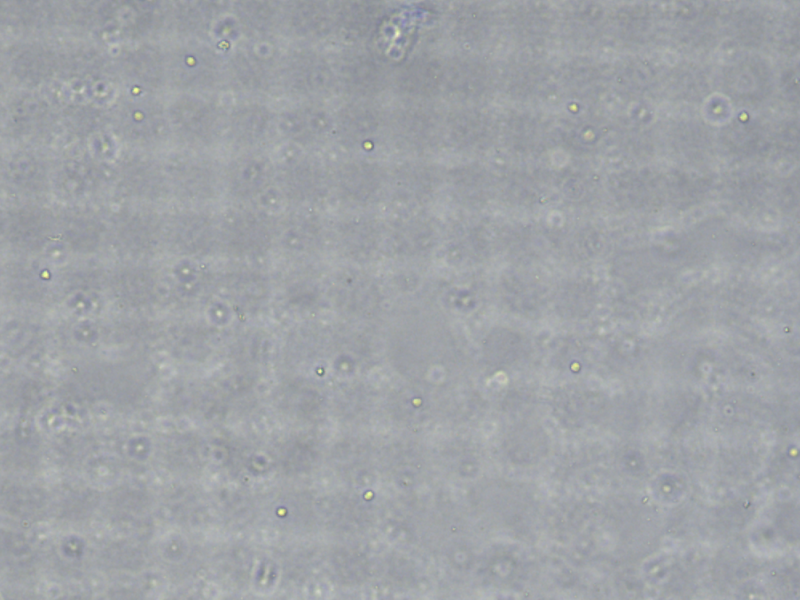
#> input picture refer/light_cell/light.png, 800 x 600 px, found by its file name
$ python contours.py   (older library calls are emulated)
#> lines starting #> are read from the running program, lines starting #| are printed output that depends on the picture; after the words box and inside, x2 and y2 are one past the last pixel; in counts of white or black regions, pixels touching at a corner belong together
import cv2
import numpy as np
from matplotlib import pyplot as plt

# [51 lines left out: function detect_contours_by_gradient, not called in this run]

def calculate_circularity(contour):
    """
    计算轮廓的圆形度

    圆形度 = 4π * 面积 / 周长²
    完美圆形的圆形度为1，其他形状的圆形度小于1

    Args:
        contour: 轮廓点集

    Returns:
        float: 圆形度值 (0-1之间)
    """
    area = cv2.contourArea(contour)
    if area == 0:
        return 0

    perimeter = cv2.arcLength(contour, True)
    if perimeter == 0:
        return 0

    circularity = 4 * np.pi * area / (perimeter * perimeter)
    return circularity

def draw_contours_with_alpha(image, contours, color, thickness=2, alpha=0.15):
    """
    在图像上绘制指定透明度的轮廓

    Args:
        image: 输入图像
        contours: 轮廓列表
        color: 颜色 (B, G, R)
        thickness: 线条粗细
        alpha: 轮廓透明度 (0-1, 0为完全透明, 1为完全不透明)

    Returns:
        绘制了指定透明度轮廓的图像
    """
    # 创建一个与原图像相同大小的覆盖层
    overlay = image.copy()

    # 在覆盖层上绘制轮廓（使用纯色）
    cv2.drawContours(overlay, contours, -1, color, thickness)

    # 创建掩码来标识轮廓区域
    mask = np.zeros(image.shape[:2], dtype=np.uint8)
    cv2.drawContours(mask, contours, -1, 255, thickness)

    # 只对轮廓区域应用透明度混合
    for c in range(3):  # 对每个颜色通道处理
        image[:, :, c] = np.where(mask == 255,
                                  (1 - alpha) * image[:, :, c] + alpha * overlay[:, :, c],
                                  image[:, :, c])

    return image

def detect_contours_by_gradient_colored_filtering(image_path, threshold=50, blur_kernel=(5, 5),
                                                morph_kernel=(3, 3), top_percent=20, circularity_threshold=0.7,
                                                contour_alpha=0.15):
    """
    基于像素梯度变化的轮廓检测方法，使用不同颜色和透明度表示不同筛选阶段的轮廓

    颜色说明:
    - 绿色: 所有检测到的轮廓
    - 蓝色: 面积排名前top_percent%的轮廓
    - 红色: 面积排名前top_percent%且圆形度>=circularity_threshold的轮廓

    Args:
        image_path (str): 图像文件路径
        threshold (int): 梯度阈值，用于二值化梯度图像
        blur_kernel (tuple): 高斯模糊核大小
        morph_kernel (tuple): 形态学操作核大小
        top_percent (float): 保留的最大轮廓面积百分比 (例如20表示保留最大的20%)
        circularity_threshold (float): 圆形度阈值 (0-1之间，越接近1越像圆形)
        contour_alpha (float): 轮廓透明度 (0-1之间)

    Returns:
        tuple: 原始图像、梯度幅值图像、轮廓图像、筛选信息
    """
#> called with image_path = 'refer\\light_cell\\light.png', threshold = 50, blur_kernel = (5, 5), morph_kernel = (3, 3), top_percent = 20, circularity_threshold = 0.5, contour_alpha = 0.2
    # 读取图像
    image = cv2.imread(image_path)
#> image is the input picture: shape (600, 800, 3); mean B, G, R 166.8, 162.8, 159.1
    if image is None:
        print(f"无法读取图像: {image_path}")
        return None

    # 转换为灰度图像
    gray = cv2.cvtColor(image, cv2.COLOR_BGR2GRAY)

    # 高斯模糊减少噪声
    blurred = cv2.GaussianBlur(gray, blur_kernel, 0)

    # 计算梯度 (使用Sobel算子)
    grad_x = cv2.Sobel(blurred, cv2.CV_64F, 1, 0, ksize=3)
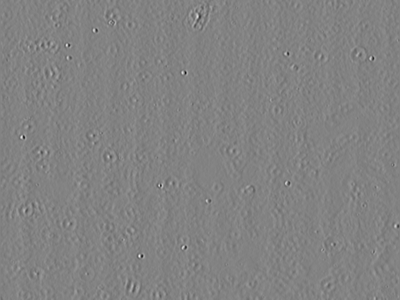
#> grad_x: shape (600, 800) float64 (shown at 1/2 size); min -215, max 205, mean -0.1; drawn with min black and max white
    grad_y = cv2.Sobel(blurred, cv2.CV_64F, 0, 1, ksize=3)

    # 计算梯度幅值
    gradient_magnitude = np.sqrt(grad_x**2 + grad_y**2)

    # 转换为8位图像
    gradient_magnitude = np.uint8(gradient_magnitude)

    # 应用阈值获取二值图像
    _, binary = cv2.threshold(gradient_magnitude, threshold, 255, cv2.THRESH_BINARY)
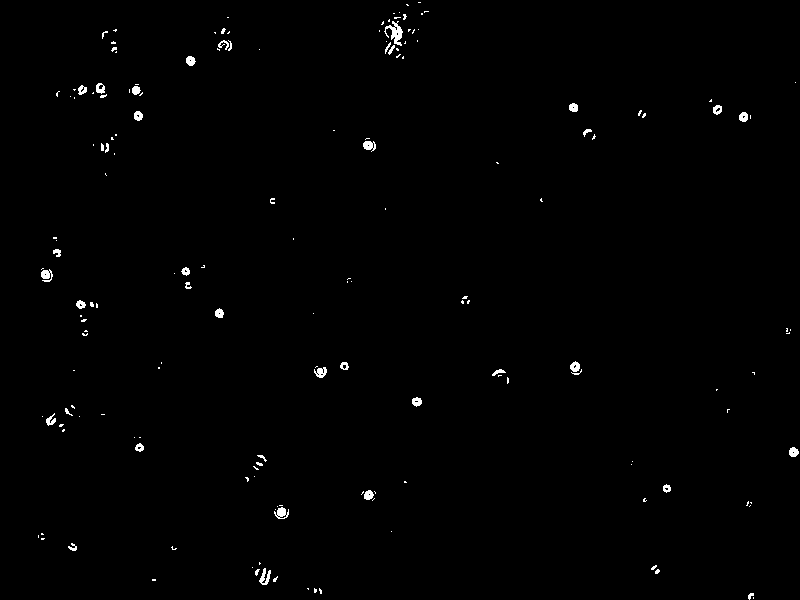
#> binary: shape (600, 800); 0.66% white; 169 white regions (128 under 20 px), largest, box (x1, y1, x2, y2) and area: (384, 21, 403, 46) 209, (274, 507, 289, 519) 108, (259, 568, 271, 585) 104

    # 形态学操作优化二值图像
    kernel = cv2.getStructuringElement(cv2.MORPH_ELLIPSE, morph_kernel)
    binary = cv2.morphologyEx(binary, cv2.MORPH_CLOSE, kernel)
#> binary: shape (600, 800); 0.74% white; 135 white regions (92 under 20 px), largest, box (x1, y1, x2, y2) and area: (384, 21, 403, 55) 306, (274, 505, 289, 519) 147, (41, 268, 53, 282) 127
    binary = cv2.morphologyEx(binary, cv2.MORPH_OPEN, kernel)
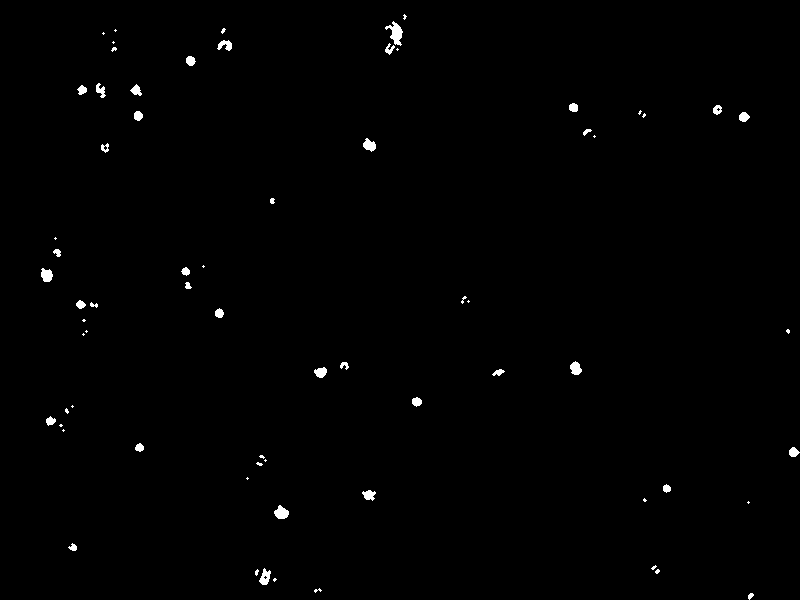
#> binary: shape (600, 800); 0.62% white; 69 white regions (33 under 20 px)

    # 查找轮廓
    contours, _ = cv2.findContours(binary, cv2.RETR_EXTERNAL, cv2.CHAIN_APPROX_SIMPLE)
#> contours = 69 contours, 36 with area under 20; largest, box (x1, y1, x2, y2) and area: (385, 21, 403, 46) 178, (274, 505, 289, 519) 122, (41, 268, 53, 282) 106, (259, 568, 271, 585) 104, (570, 361, 582, 375) 100

    # 计算每个轮廓的面积和圆形度
    areas = [cv2.contourArea(cnt) for cnt in contours]
#> areas = 69 values, max 178 at index 67, min 2 at index 9, mean 33.52
    circularities = [calculate_circularity(cnt) for cnt in contours]
#> circularities = 69 values, max 0.92 at index 51, min 0.274 at index 61, mean 0.699

    # 创建结果图像
    contour_image = image.copy()

    if len(areas) > 0:
        # 1. 绘制所有检测到的轮廓 (绿色) - 使用指定透明度
        draw_contours_with_alpha(contour_image, contours, (0, 255, 0), 2, contour_alpha)
#> in draw_contours_with_alpha, `cv2.drawContours(mask, contours, -1, 255, thickness)`:
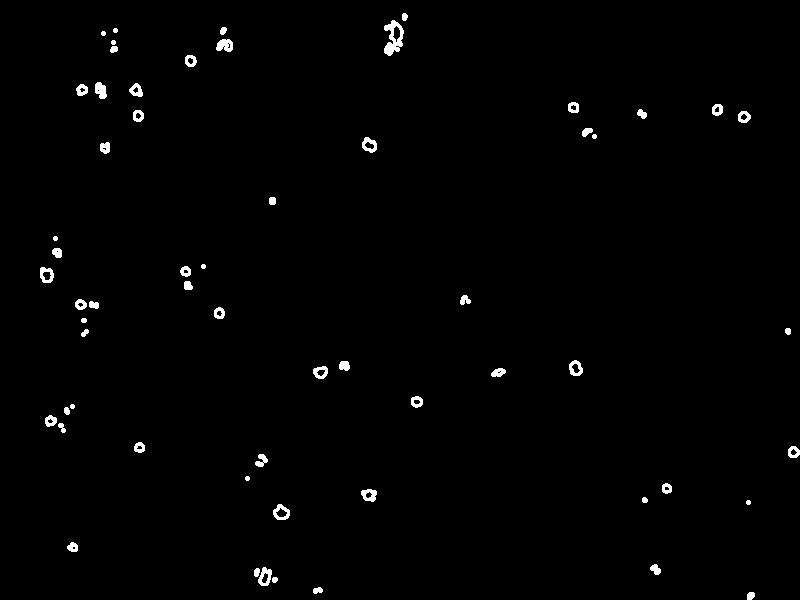
#> mask: shape (600, 800); 1% white; 60 white regions

        # 2. 计算要保留的轮廓数量
        num_to_keep = max(1, int(len(contours) * top_percent / 100))
#> num_to_keep = 13

        # 3. 根据面积大小对轮廓进行排序
        contour_area_circularity_triplets = list(zip(contours, areas, circularities))
#> contour_area_circularity_triplets = 69 items
        contour_area_circularity_triplets.sort(key=lambda x: x[1], reverse=True)  # 按面积降序排列

        # 4. 取前top_percent%的轮廓 (蓝色) - 使用指定透明度
        top_contours = contour_area_circularity_triplets[:num_to_keep]
#> top_contours = 13 items
        top_contours_only = [triplet[0] for triplet in top_contours]
#> top_contours_only = 13 contours; largest, box (x1, y1, x2, y2) and area: (385, 21, 403, 46) 178, (274, 505, 289, 519) 122, (41, 268, 53, 282) 106, (259, 568, 271, 585) 104, (570, 361, 582, 375) 100
        draw_contours_with_alpha(contour_image, top_contours_only, (255, 0, 0), 2, contour_alpha)
#> call 2 of draw_contours_with_alpha, with color = (255, 0, 0), thickness = 2, alpha = 0.2
#> after the loop in draw_contours_with_alpha (call 2), `for c in range(3):`:
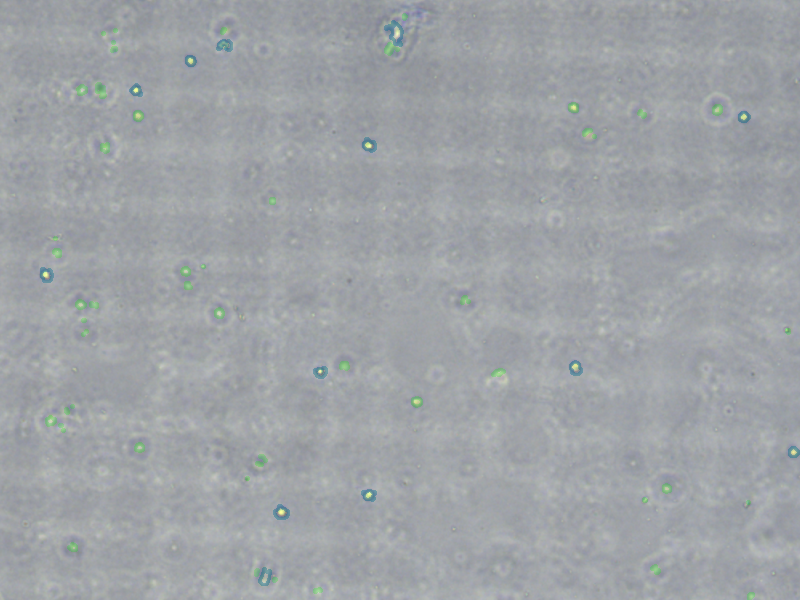
#> image: shape (600, 800, 3); mean B, G, R 166.6, 162.8, 158.7

        # 5. 进一步筛选出圆形度满足要求的轮廓 (红色) - 使用指定透明度
        circular_contours = [triplet[0] for triplet in top_contours if triplet[2] >= circularity_threshold]
#> circular_contours = 11 contours; largest, box (x1, y1, x2, y2) and area: (274, 505, 289, 519) 122, (41, 268, 53, 282) 106, (259, 568, 271, 585) 104, (570, 361, 582, 375) 100, (363, 138, 376, 152) 98
        draw_contours_with_alpha(contour_image, circular_contours, (0, 0, 255), 2, contour_alpha)

        # 输出统计信息
        print(f"原始轮廓数量: {len(contours)}")
#| 原始轮廓数量: 69
        print(f"保留最大面积的 {top_percent}% 轮廓: {num_to_keep}个")
#| 保留最大面积的 20% 轮廓: 13个
        print(f"其中圆形度 >= {circularity_threshold} 的轮廓数量: {len(circular_contours)}")
#| 其中圆形度 >= 0.5 的轮廓数量: 11
        print(f"平均圆形度: {np.mean(circularities):.3f}")
#| 平均圆形度: 0.699

        # 准备返回的筛选信息
        filter_info = {
            'total_contours': len(contours),
            'top_percent': top_percent,
            'num_top_contours': num_to_keep,
            'circularity_threshold': circularity_threshold,
            'num_circular_contours': len(circular_contours),
            'mean_circularity': np.mean(circularities),
            'areas': areas,
            'circularities': circularities
        }
    else:
        print("未检测到轮廓")
        filter_info = {
            'total_contours': 0,
            'top_percent': top_percent,
            'num_top_contours': 0,
            'circularity_threshold': circularity_threshold,
            'num_circular_contours': 0,
            'mean_circularity': 0,
            'areas': [],
            'circularities': []
        }

    # 在图像上标注筛选条件信息
    if len(areas) > 0:
        info_text1 = f"Total: {len(contours)} (Green) | Top {top_percent}%: {num_to_keep} (Blue) | Circular: {len(circular_contours)} (Red)"
        cv2.putText(contour_image, info_text1, (10, 30),
                   cv2.FONT_HERSHEY_SIMPLEX, 0.6, (255, 255, 255), 2)

        info_text2 = f"Circularity threshold: {circularity_threshold} | Contour Alpha: {contour_alpha}"
        cv2.putText(contour_image, info_text2, (10, 60),
                   cv2.FONT_HERSHEY_SIMPLEX, 0.6, (255, 255, 255), 2)
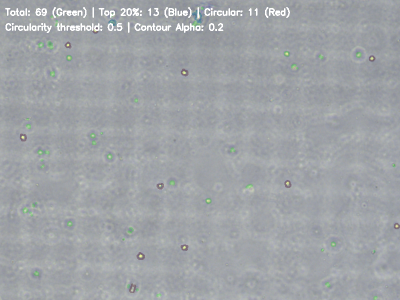
#> contour_image: shape (600, 800, 3) (shown at 1/2 size); mean B, G, R 167.7, 164, 160.2

    return image, gradient_magnitude, contour_image, filter_info

def analyze_filtering_process(image_path, threshold=50, blur_kernel=(5, 5), morph_kernel=(3, 3),
                            top_percent=20, circularity_threshold=0.7, contour_alpha=0.15):
    """
    分析筛选过程，显示不同阶段的轮廓

    Args:
        image_path (str): 图像文件路径
        threshold (int): 梯度阈值
        blur_kernel (tuple): 高斯模糊核大小
        morph_kernel (tuple): 形态学操作核大小
        top_percent (float): 面积排名百分比
        circularity_threshold (float): 圆形度阈值
        contour_alpha (float): 轮廓透明度
    """
    # 获取彩色筛选结果
    _, _, result_colored, filter_info = detect_contours_by_gradient_colored_filtering(
        image_path, threshold=threshold, blur_kernel=blur_kernel, morph_kernel=morph_kernel,
        top_percent=top_percent, circularity_threshold=circularity_threshold, contour_alpha=contour_alpha)
#> filter_info = 8 items

    # 显示结果
    plt.figure(figsize=(15, 5))

    # 原始图像
    orig = cv2.imread(image_path)
    plt.subplot(1, 2, 1)
    plt.imshow(cv2.cvtColor(orig, cv2.COLOR_BGR2RGB))
    plt.title('Original Image')
    plt.axis('off')

    # 彩色筛选结果
    plt.subplot(1, 2, 2)
    plt.imshow(cv2.cvtColor(result_colored, cv2.COLOR_BGR2RGB))
    plt.title('Colored Filtering Result (Low Alpha Contours)')
    plt.axis('off')

    plt.tight_layout()
    plt.show()
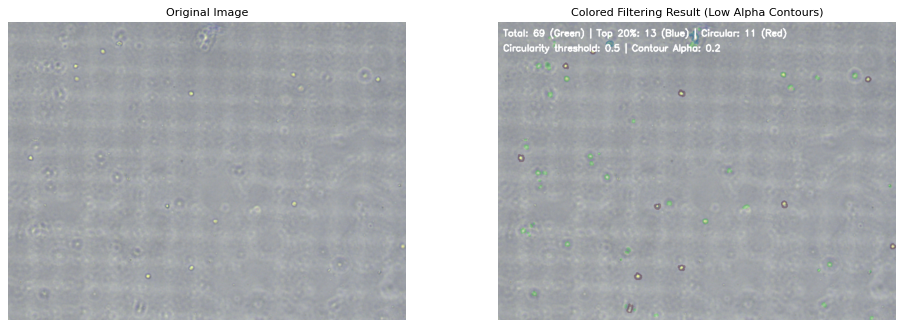
#> figure drawn by matplotlib, 2 panels

    return result_colored, filter_info

def simple_gradient_contour_detection_colored(image_path, top_percent=20, circularity_threshold=0.7, contour_alpha=0.15):
    """
    简单的彩色轮廓检测函数，使用不同颜色和透明度表示不同筛选阶段

    Args:
        image_path (str): 图像文件路径
        top_percent (float): 保留的最大轮廓面积百分比
        circularity_threshold (float): 圆形度阈值
        contour_alpha (float): 轮廓透明度
    """
    orig, grad, result, filter_info = detect_contours_by_gradient_colored_filtering(
        image_path, top_percent=top_percent, circularity_threshold=circularity_threshold, contour_alpha=contour_alpha)

    # 显示结果
    cv2.imshow('Original', orig)
    cv2.imshow('Gradient', grad)
    cv2.imshow('Colored Filtering Result (Low Alpha)', result)
    cv2.waitKey(0)
    cv2.destroyAllWindows()

    return result, filter_info

# 使用示例
if __name__ == "__main__":
    # 替换为您的明场图像路径
    image_path = r"refer\light_cell\light.png"

    # 设置顶部百分比阈值
    top_percent=20
    # 设置圆形度阈值，用于过滤形状接近圆形的轮廓
    circularity_threshold=0.5
    # 设置轮廓透明度，控制绘制轮廓时的透明程度
    contour_alpha=0.2

    # 分析筛选过程 (使用15%的轮廓透明度)
    print("使用彩色表示不同筛选阶段的轮廓 (轮廓部分透明表示):")
    result_image, filter_info = analyze_filtering_process(image_path,
                                                          top_percent=top_percent,
                                                          circularity_threshold=circularity_threshold,
                                                          contour_alpha=contour_alpha)
#> filter_info = 8 items

    # 打印详细统计信息
    if filter_info['total_contours'] > 0:
        print(f"\n详细统计信息:")
        print(f"  总轮廓数: {filter_info['total_contours']}")
#|   总轮廓数: 69
        print(f"  面积前{filter_info['top_percent']}%轮廓数: {filter_info['num_top_contours']}")
#|   面积前20%轮廓数: 13
        print(f"  符合圆形度要求的轮廓数: {filter_info['num_circular_contours']}")
#|   符合圆形度要求的轮廓数: 11
        print(f"  平均圆形度: {filter_info['mean_circularity']:.3f}")
#|   平均圆形度: 0.699
        print(f"  筛选保留率: {filter_info['num_circular_contours']/filter_info['total_contours']*100:.1f}%")
#|   筛选保留率: 15.9%

    # 使用彩色筛选进行检测
    print("\n使用彩色筛选进行检测 (轮廓部分透明表示):")
    simple_gradient_contour_detection_colored(image_path,
                                              top_percent=top_percent,
                                              circularity_threshold=circularity_threshold,
                                              contour_alpha=contour_alpha)
#| 原始轮廓数量: 69
#| 保留最大面积的 20% 轮廓: 13个
#| 其中圆形度 >= 0.5 的轮廓数量: 11
#| 平均圆形度: 0.699
